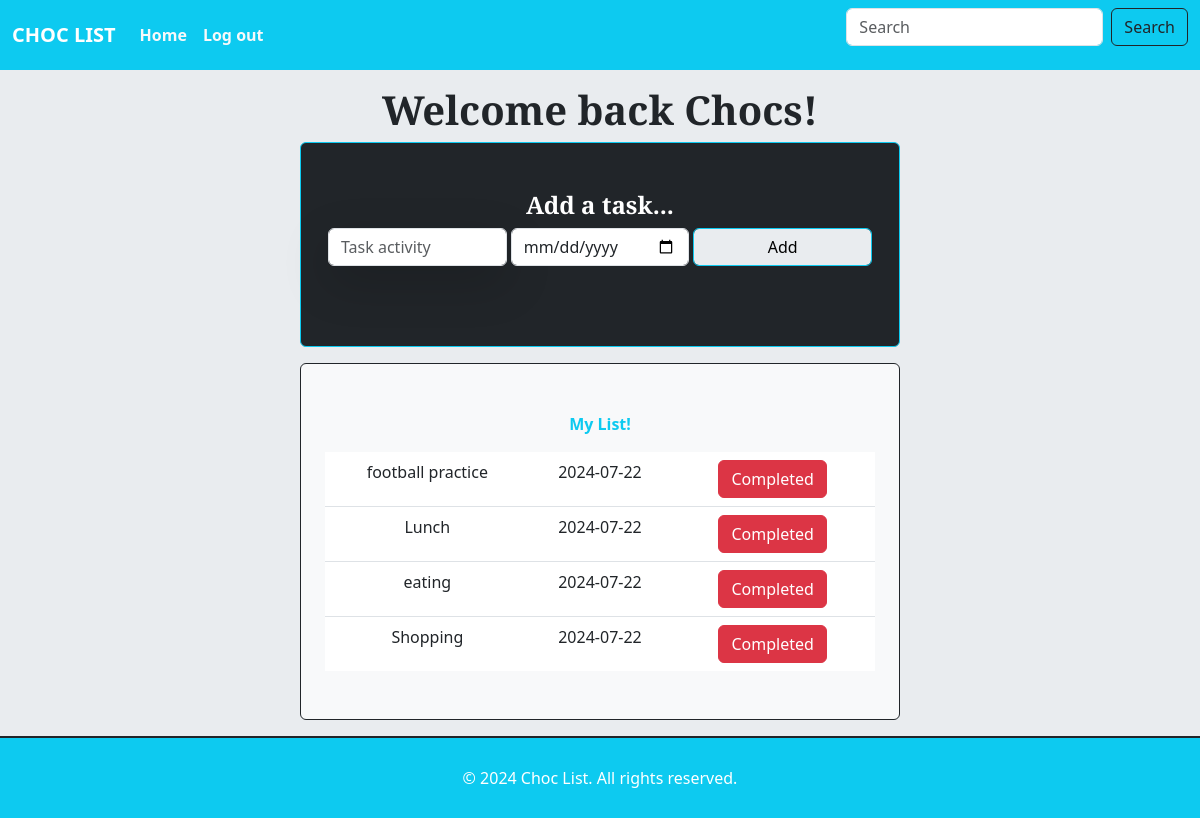
The app's page /home (signed in) with its own data.
### website/models.py (models this page shows)
class User(db.Model,UserMixin):
    id=db.Column(db.Integer, primary_key=True)
    email=db.Column(db.String(100),unique=True)
    password=db.Column(db.String(100))
    name=db.Column(db.String(100))
    events=db.relationship('Event')

class Event(db.Model):
    id=db.Column(db.Integer, primary_key=True)
    event=db.Column(db.String(1000))
    date = db.Column(db.Date,nullable=False)
    user_id=db.Column(db.Integer,db.ForeignKey('user.id'))

### website/views.py (the view, shortened to what this page needs)
@views.route('/home',methods=['GET','POST'])
@login_required
def home():
    return render_template('home.html')

### website/__init__.py (called while the page is built)
def create_app():
    app = Flask(__name__)
    app.config['SECRET_KEY'] = 'your-secret-key'
    app.config['SQLALCHEMY_DATABASE_URI'] = f'sqlite:///{DB_NAME}'
    app.config['SQLACHEMY_TRACK_MODIFICATIONS'] = True
    db.init_app(app)
    from .views import views
    from .auth import auth
    app.register_blueprint(views,url_prefix='/')
    app.register_blueprint(auth,url_prefix='/')
    from .models import User, Event
    create_database(app)
    login_manager = LoginManager()
    login_manager.login_view = 'auth.login'
    login_manager.init_app(app)
    @login_manager.user_loader
    def load_user(id):
        return User.query.get(int(id))
    return app

### website/templates/home.html (shortened to what this page needs)
{% extends 'base.html' %}
{% block content %}
<div class='text-center'>
    <h1 class='fw-bold text-dark'>Welcome back <span id='user'>{{current_user.name}}</span>!</h1>
</div>
<div class="container-xxl py-5 d-flex flex-row mb-3 border border-1 border-info rounded bg-dark" id="About">
    <div class="container d-flex flex-row mb-3">
        <div class="col wow fadeIn justify-content-center mx-auto" data-wow-delay="0.5s">
            <h4 class='fw-bold text-white text-center'>Add a task...</h4>
            <form method='POST' class="d-flex row mb-3">
                <input type='text' name='event' id='event' placeholder='Task activity' class='form-control shadow-lg col rounded'/>
                <input type="date" class="form-control col rounded ms-1" id='date' name='date'>
                <button type='submit' class='form-control col btn btn-info rounded ms-1' id='addTaskButton'>Add</button>
            </form>
        </div>
    </div>
</div>
<div class="container-xxl py-5 mb-3 border border-1 border-dark rounded text-center bg-light" id="About">
    <p class='fw-bold text-info text-center fw-bold'>My List!</p>
    <div class='container'>
        <ul class='list-group list-group-flush' id='notes'>
            {% for event in current_user.events %}
                <li class='list-group-item d-flex'>
                    <div class="col-4">{{event.event}}</div>
                    <div class="col-4">{{event.date}}</div>
                    <div class="col-4">
                        <button type="button" class="delete-button btn btn-danger rounded text-white" onclick="deleteEvent({{event.id}})">
                            Completed
                        </button>
                    </div>
                </li>
            {% endfor %}
        </ul>
    </div>
</div>
{% endblock %}

### website/static/css/styles.css (style rules this page uses)
.add-button, .delete-button { padding-top: 6px; padding-bottom: 6px; font-size: 16px; border: none; color: white; cursor: pointer; border-radius: 4px; }
.delete-button { background-color: darkred; }

### records on screen
User: name "Chocs"
Event: event "football practice", date "2024-07-22"
Event: event "Lunch", date "2024-07-22"
Event: event "eating", date "2024-07-22"
Event: event "Shopping", date "2024-07-22"
